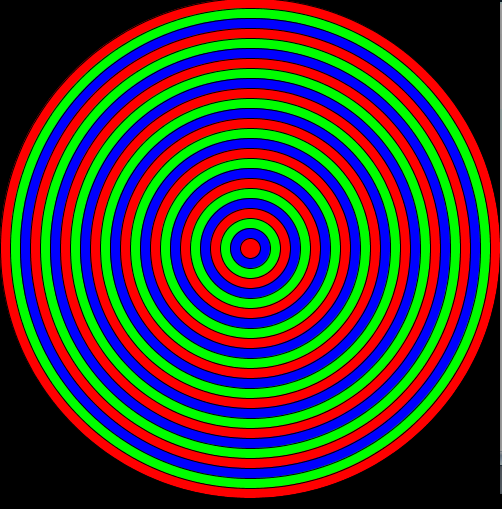
#> input picture Python/ProgAvTareas/opencv/hipnosis.png, 502 x 509 px
$ python grayImage.py
#> lines starting #> are read from the running program, lines starting #| are printed output that depends on the picture
import cv2
img = cv2.imread('hipnosis.png')
#> img is the input picture: shape (509, 502, 3); mean B, G, R 54.8, 59.3, 64
grayImg = cv2.cvtColor(img, cv2.COLOR_BGR2GRAY)
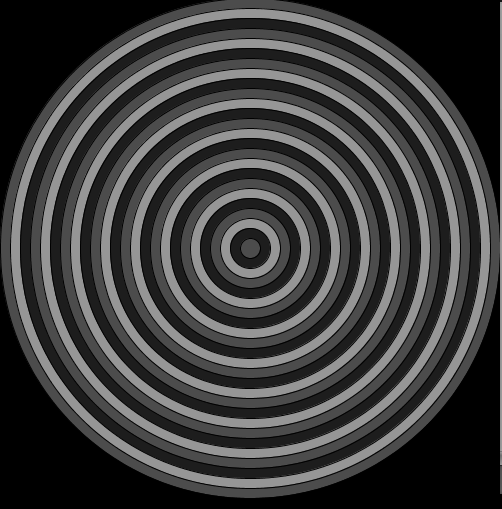
#> grayImg: shape (509, 502); min 0, max 160, mean 60.2
cv2.imshow('img', img)
cv2.imshow('gray', grayImg)
cv2.waitKey(0)
